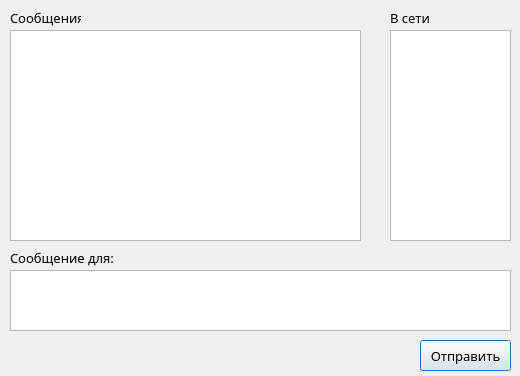
<?xml version="1.0" encoding="UTF-8"?>
<ui version="4.0">
 <class>Chat</class>
 <widget class="QDialog" name="Chat">
  <property name="enabled">
   <bool>true</bool>
  </property>
  <property name="geometry">
   <rect>
    <x>0</x>
    <y>0</y>
    <width>520</width>
    <height>376</height>
   </rect>
  </property>
  <property name="font">
   <font>
    <family>Arial Cyr</family>
    <pointsize>10</pointsize>
   </font>
  </property>
  <property name="windowTitle">
   <string>Chat-Sky</string>
  </property>
  <property name="sizeGripEnabled">
   <bool>false</bool>
  </property>
  <property name="modal">
   <bool>false</bool>
  </property>
  <widget class="QPlainTextEdit" name="plainTextEdit">
   <property name="geometry">
    <rect>
     <x>10</x>
     <y>270</y>
     <width>501</width>
     <height>61</height>
    </rect>
   </property>
  </widget>
  <widget class="QPushButton" name="pushButton">
   <property name="geometry">
    <rect>
     <x>420</x>
     <y>340</y>
     <width>91</width>
     <height>31</height>
    </rect>
   </property>
   <property name="text">
    <string>Отправить</string>
   </property>
  </widget>
  <widget class="QPlainTextEdit" name="plainTextEdit_2">
   <property name="geometry">
    <rect>
     <x>390</x>
     <y>30</y>
     <width>121</width>
     <height>211</height>
    </rect>
   </property>
  </widget>
  <widget class="QPlainTextEdit" name="plainTextEdit_3">
   <property name="geometry">
    <rect>
     <x>10</x>
     <y>30</y>
     <width>351</width>
     <height>211</height>
    </rect>
   </property>
  </widget>
  <widget class="QLabel" name="label">
   <property name="geometry">
    <rect>
     <x>390</x>
     <y>10</y>
     <width>49</width>
     <height>16</height>
    </rect>
   </property>
   <property name="text">
    <string>В сети</string>
   </property>
  </widget>
  <widget class="QLabel" name="label_2">
   <property name="geometry">
    <rect>
     <x>10</x>
     <y>250</y>
     <width>351</width>
     <height>16</height>
    </rect>
   </property>
   <property name="text">
    <string>Сообщение для:</string>
   </property>
  </widget>
  <widget class="QLabel" name="label_3">
   <property name="geometry">
    <rect>
     <x>10</x>
     <y>10</y>
     <width>71</width>
     <height>16</height>
    </rect>
   </property>
   <property name="text">
    <string>Сообщения</string>
   </property>
  </widget>
 </widget>
 <resources/>
 <connections/>
</ui>
